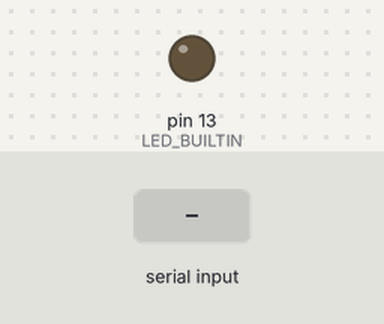
Bench run of a sketch on a simulated Arduino Uno, built with avr-gcc and run on an emulated ATmega328P. Parts: output pins drawn as LEDs (lit = HIGH). The inputs (shaded band) are chosen by the test bench.

Above: at 1.2 s.
1.3 s: "X90\n" received over Serial
Timing chart, 0 to 4.3 s (numbered marks = the images above; inputs shaded):
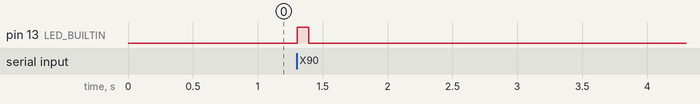

Measured:
- after the input at 1.3 s, pin 13 (LED_BUILTIN): LOW → HIGH at once, → LOW 0.09 s later

The sketch:

colortraced.ino
```cpp
int x,y,z;
void setup()
{
Serial.begin(9600);
pinMode(LED_BUILTIN,OUTPUT);
}

void loop()
{
  if(Serial.available()>0)
  {
    if(Serial.read()=='X')
    {
      x=Serial.parseInt();
      if(Serial.read()=='Y')
      {
        y=Serial.parseInt();
        if(Serial.read()=='Z')
        {
          z=Serial.parseInt();
        }
      }
    }
    digitalWrite(LED_BUILTIN,HIGH);
    delay(x);
    digitalWrite(LED_BUILTIN,LOW);
    delay(y);
    while(Serial.available()>0)
    {
      Serial.read();
    }
  }
}
```
